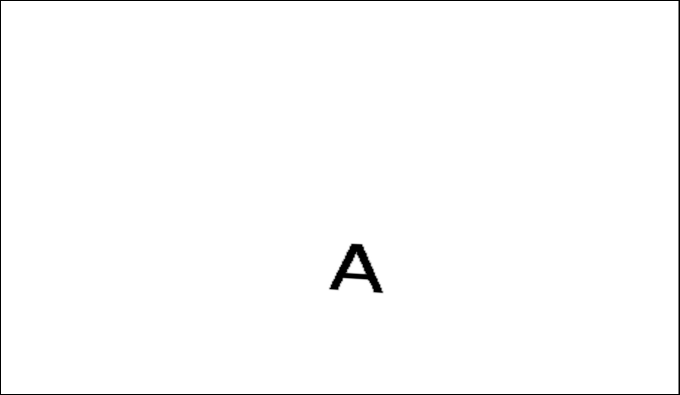
//> input picture C++/OCR/OCR/1.jpg, 1359 x 790 px (shown at 1/2 size)
$ ./OCR   (built with g++ and OpenCV 4)
//> lines starting //> are read from the running program, lines starting //| are printed output that depends on the picture; after the words box and inside, x2 and y2 are one past the last pixel; in counts of white or black regions, pixels touching at a corner belong together
### C++/RandomForest/RandomForest/functionsForRealImages.h
#include <iostream>
#include "Classes.h"
#include "features.h"
#include<fstream>
#include<cstring>
#include<Windows.h>
#include <opencv/cv.h>
#include <opencv2/core/core.hpp>
#include <opencv2/highgui/highgui.hpp>
#include <opencv/ml.h>
#include <vector>
#include <math.h>
#include <time.h>

#ifndef FUNCTIONSFORREALIMAGES
#define FUNCTIONSFORREALIMAGES

void calcClustersRealImage(cv::Mat& predictions,cv::Mat& visulizeClusters, int connectionThres, int imageWidth, int imageHeight,
	int charSize, int fontSize, int minCluster,int overlapTileX, int overlapTileY);

void evaluateResultRealImage(std::vector<cv::Mat*> predictions,std::vector<cv::Mat*> imageVector, int imageWidth, int imageHeight, int charSizeX, int charSizeY,
	int numOfImages, int overlap, int downSample, int minCluster, int pixelConnectionThres);

std::vector<cv::Mat*> predictRealImages(std::vector<cv::Mat*> imageVector, std::vector<CvRTrees*> forestVector,int imNum, int imageWidth, int imageHeight, int charSizeX,
	int charSizeY, int overlap,int numOfTrees,double desicionThres, int numOfPointPairs, std::string charType, std::string featureType, int downSample, bool useNoise);

#endif

### C++/RandomForest/RandomForest/features.h
#include <iostream>
#include<fstream>
#include"Classes.h"
#include"helperFunctions.h"
#include<cstring>
#include<Windows.h>
#include <opencv/cv.h>
#include <opencv2/core/core.hpp>
#include <opencv2/highgui/highgui.hpp>
#include <opencv/ml.h>
#include <vector>
#include <math.h>
#include<cmath>

#ifndef FEATURES_H
#define FEATURES_H

void calcRectFeatureTile(cv::Mat& tile, cv::Mat& featureMat, int width, int height, int im);
cv::Mat calcFeaturesTraining(RandomCharacters trainingData, int numOfPoints, std::string featureType, int downSample, bool useNoise);
void calcPointPairsFeaturesTile(cv::Mat& tile, cv::Mat& featureMat, cv::Mat& pointVector, int numOfPoints, int im, bool useNoise);
cv::Mat calcPointPairsFeaturesTraining(RandomCharacters trainingData, int numOfPoints);

#endif

### C++/RandomForest/RandomForest/helperFunctions.h
#include <iostream>
#include<fstream>
#include<cstring>
#include <Windows.h>
#include <opencv/cv.h>
#include <opencv2/core/core.hpp>
#include <opencv2/highgui/highgui.hpp>
#include "Classes.h"

#ifndef HELPERFUNCTIONS_H
#define HELPERFUNCTIONS_H

extern  bool destroy;
extern  cv::Rect box;
extern  bool drawing_box;
extern std::vector<cv::Rect*> boxVector;
extern std::vector<char> boxResponses;
extern bool firstBox;
extern int firstBoxWidth;
extern int firstBoxHeight;

int calcRectFiltNum(int charSizeX, int charSizeY);
void rotate(cv::Mat& src, double angle,int imageSizex, int imageSizey, double scale);
RandomCharacters produceProxData(std::string type, int numOfClasses, int charSize, double fontSize);
void mouseCallback( int event, int x, int y, int flags, void* param );
void draw_box(cv::Mat * img, cv::Rect rect);
void writeSizeToFile(int imSizeX, int imSizeY, const char* filename);
CSize loadSizeFromFile(const char* filename);
std::string intToStr(int i, int numOfChars,int numOfClasses, int depth, int treeNum, int angle, std::string charType, std::string featureType, bool n);
void createAndSavePointPairs(int numOfPoints, int width, int height, std::string filename);
void preProcessRect(cv::Mat& image, double threshold);

#endif

### C++/RandomForest/RandomForest/functions.h
#include <iostream>
#include "Classes.h"
#include<fstream>
#include <opencv/cv.h>
#include <opencv2/core/core.hpp>
#include <opencv2/highgui/highgui.hpp>
#include <opencv/ml.h>
#include <vector>
#include <math.h>
#include <time.h>


#ifndef FUNCTIONS_H
#define FUNCTIONS_H

void writeMatToFile(cv::Mat& m,cv::Mat& r,int imageNum, const char* filename);
RandomCharacters produceData(int numOfChars, int charSize, std::string type,double angle);
cv::Mat createResponses(int trainingNum, int characters);
cv::Mat createRectFeatures(RandomCharacters trainingData, int numOfChars, int imSize);
void rotate(cv::Mat& src, double angle,int imageSize, double scale);
void evaluateRect(CvRTrees& tree, int testNum, int imageSize,std::string type, double angle);
void evaluateResult(std::vector<cv::Mat*> predictions,RandomCharactersImages& randIms, int imageSize, int charSize, int tileNum, int overlap);
std::vector<cv::Mat*> predictImages(RandomCharactersImages& randIms, CvRTrees& tree,int imNum, int imageSize, int charSize, int overlap, int tileNum,int numOfTrees,double desicionThres, std::string type);
RandomCharactersImages createTestImages(int numOfImages, int numOfChars, int charSize, int imageSize, std::string type,double angle);

#endif

### C++/RandomForest/RandomForest/stdafx.h
// stdafx.h : include file for standard system include files,
// or project specific include files that are used frequently, but
// are changed infrequently
//

#pragma once

#include "targetver.h"

#include <stdio.h>
#include <tchar.h>


// TODO: reference additional headers your program requires here

### C++/OCR/OCR/functions.h
#include "opencv2/highgui/highgui.hpp"
#include "opencv2/imgproc/imgproc.hpp"
#include <vector>
#include<fstream>
#include<iostream>

// [71 lines left out: functions saveInfo, intToStr, Displaying_Random_Text, not called in this run]

### C++/OCR/OCR/stdafx.h
// stdafx.h : include file for standard system include files,
// or project specific include files that are used frequently, but
// are changed infrequently
//

#pragma once

#include "targetver.h"

#include <stdio.h>
#include <tchar.h>


// TODO: reference additional headers your program requires here

### C++/OCR/OCR/OCR.cpp

#include "stdafx.h"
#include "opencv2/objdetect/objdetect.hpp"
#include "opencv2/highgui/highgui.hpp"
#include "opencv2/imgproc/imgproc.hpp"
#include "functions.h"
#include <iostream>
#include <stdio.h>

using namespace std;
using namespace cv;

/** Function Headers */
void detectAndDisplay( Mat frame );

/** Global variables */
String cascade_name = "test_out.xml";
//String eyes_cascade_name = "haarcascade_eye_tree_eyeglasses.xml";
CascadeClassifier face_cascade;
string window_name = "Capture - Face detection";
RNG rng(12345);

/** @function main */
int _tmain( int argc, const char** argv )
{
	CvCapture* capture;
	Mat frame;

	//-- 1. Load the cascades
	if( !face_cascade.load(cascade_name) )
	{
		printf("--(!)Error loading\n");
		return -1;
	}

	//-- 2. Read the video stream
	frame = imread("1.jpg");
//> frame is the input picture: 790 rows x 1359 cols, CV_8UC3; min 0, max 255, mean 252.1
	RNG rng( 0xFFFFFFFF );
	//int r = Displaying_Random_Text(rng, 'A',28,500);
	detectAndDisplay(frame);
	return 0;
}

/** @function detectAndDisplay */
void detectAndDisplay( Mat frame )
{
	std::vector<Rect> faces;
	Mat frame_gray;

	cvtColor( frame, frame_gray, CV_BGR2GRAY );
	equalizeHist( frame_gray, frame_gray );
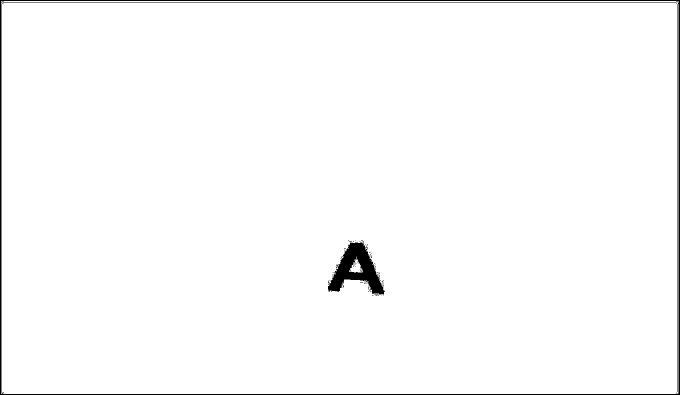
//> frame_gray: 790 rows x 1359 cols, CV_8UC1 (shown at 1/2 size); min 0, max 255, mean 250.9


	face_cascade.detectMultiScale( frame_gray, faces, 1.1, 2, 0|CV_HAAR_SCALE_IMAGE,Size(10, 10));
//> faces = 1 Rect (x, y, width, height): [641, 460, 142, 142]

	for( size_t i = 0; i < faces.size(); i++ )
	{
		Point center( faces[i].x + faces[i].width*0.5, faces[i].y + faces[i].height*0.5 );
		ellipse( frame, center, Size( faces[i].width*0.5, faces[i].height*0.5), 0, 0, 360, Scalar( 255, 0, 255 ), 4, 8, 0 );

		Mat faceROI = frame_gray( faces[i] );
		std::vector<Rect> eyes;


		for( size_t j = 0; j < eyes.size(); j++ )
		{
			Point center( faces[i].x + eyes[j].x + eyes[j].width*0.5, faces[i].y + eyes[j].y + eyes[j].height*0.5 );
			int radius = cvRound( (eyes[j].width + eyes[j].height)*0.25 );
			circle( frame, center, radius, Scalar( 255, 0, 0 ), 4, 8, 0 );
		}
	}
//> this loop made 1 pass
//> center on pass 1: Point(712, 531)
//> pass 1, in detectAndDisplay, `Mat faceROI = frame_gray( faces[i] );`:
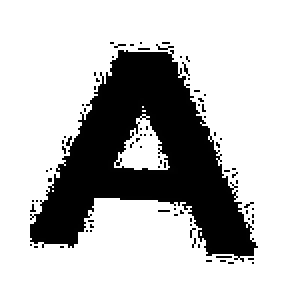
//> faceROI: 142 rows x 142 cols, CV_8UC1 (shown 2 times larger); min 0, max 255, mean 183.7
//> after the loop:
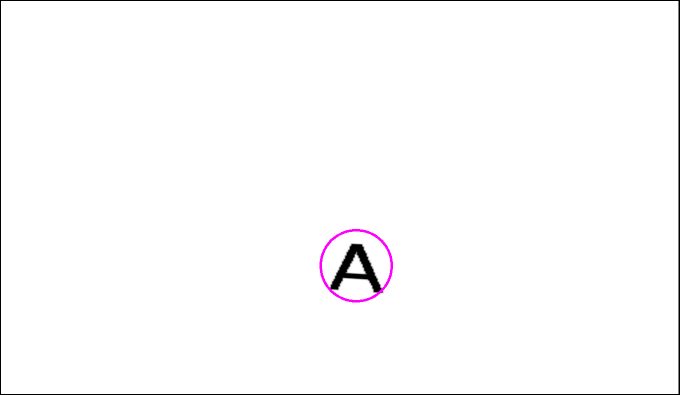
//> frame: 790 rows x 1359 cols, CV_8UC3 (shown at 1/2 size); 0.21% of pixels changed, all inside (x1, y1, x2, y2) = (639, 458, 786, 605)
	//-- Show what you got
	imshow( window_name, frame );
	waitKey();
}

$ run again, with C++/OCR/OCR/2.jpg copied over C++/OCR/OCR/1.jpg
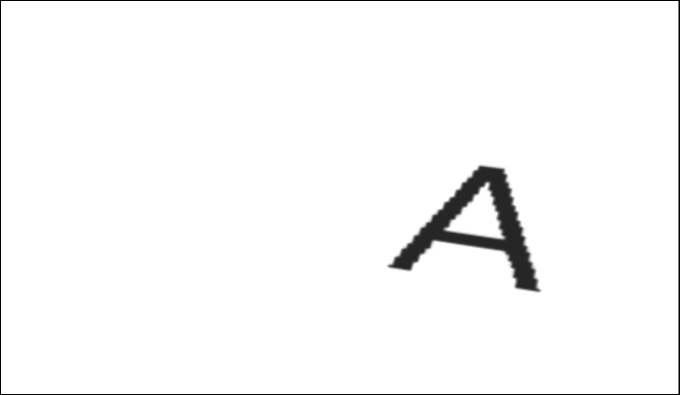
//> input picture C++/OCR/OCR/2.jpg, 1359 x 790 px (shown at 1/2 size)
//> frame is the input picture: 790 rows x 1359 cols, CV_8UC3; min 0, max 255, mean 248.6
//> faces = 1 Rect (x, y, width, height): [773, 247, 372, 372]
//> the loop in detectAndDisplay, `for( size_t i = 0; i < faces.size(); i++ )` made 1 pass
//> center on pass 1: Point(959, 433)
//> pass 1, in detectAndDisplay, `Mat faceROI = frame_gray( faces[i] );`:
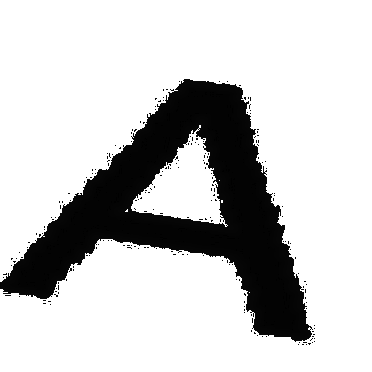
//> faceROI: 372 rows x 372 cols, CV_8UC1; min 0, max 255, mean 201.3
//> after the loop in detectAndDisplay, `for( size_t i = 0; i < faces.size(); i++ )`:
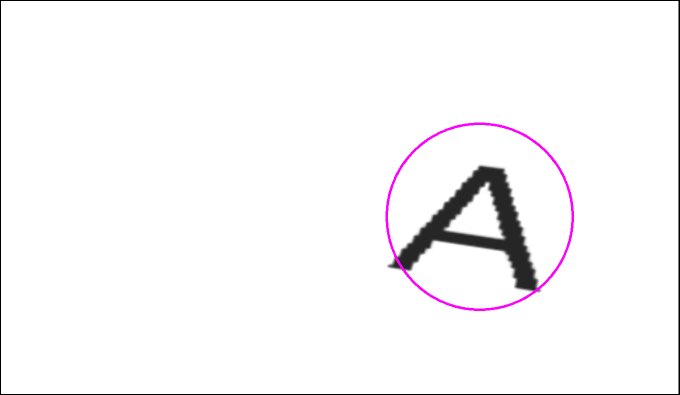
//> frame: 790 rows x 1359 cols, CV_8UC3 (shown at 1/2 size); 0.54% of pixels changed, all inside (x1, y1, x2, y2) = (771, 245, 1148, 622)
